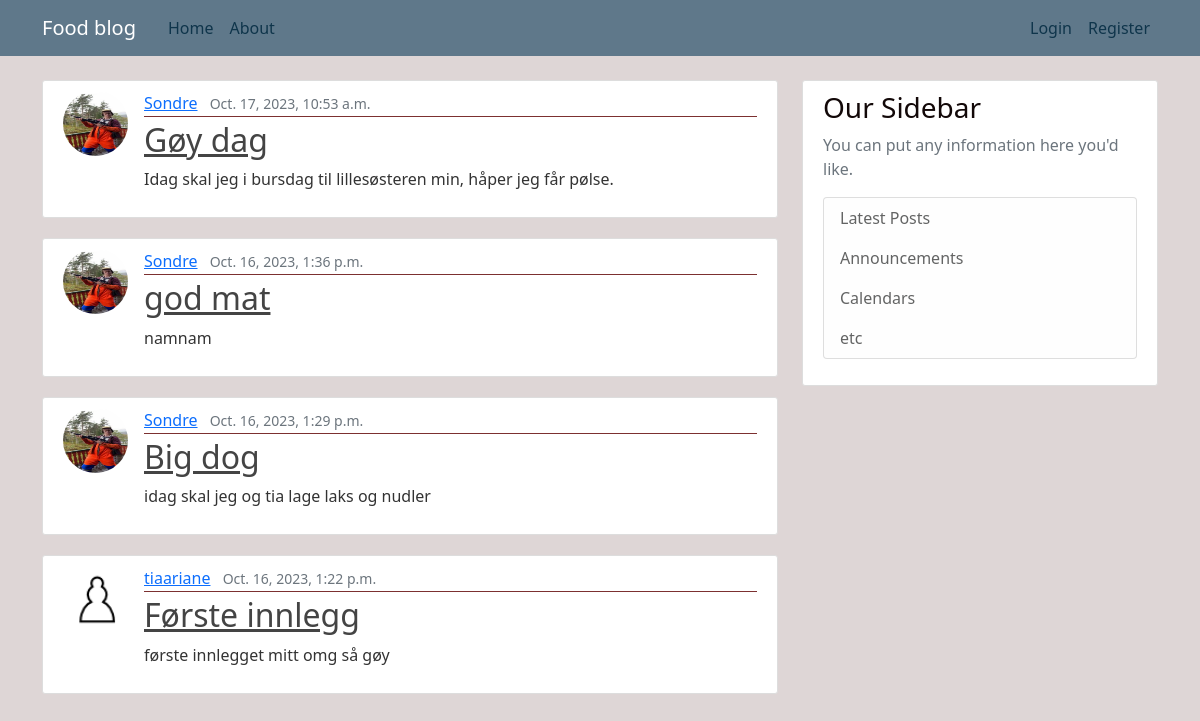
Before: / with the older database file.
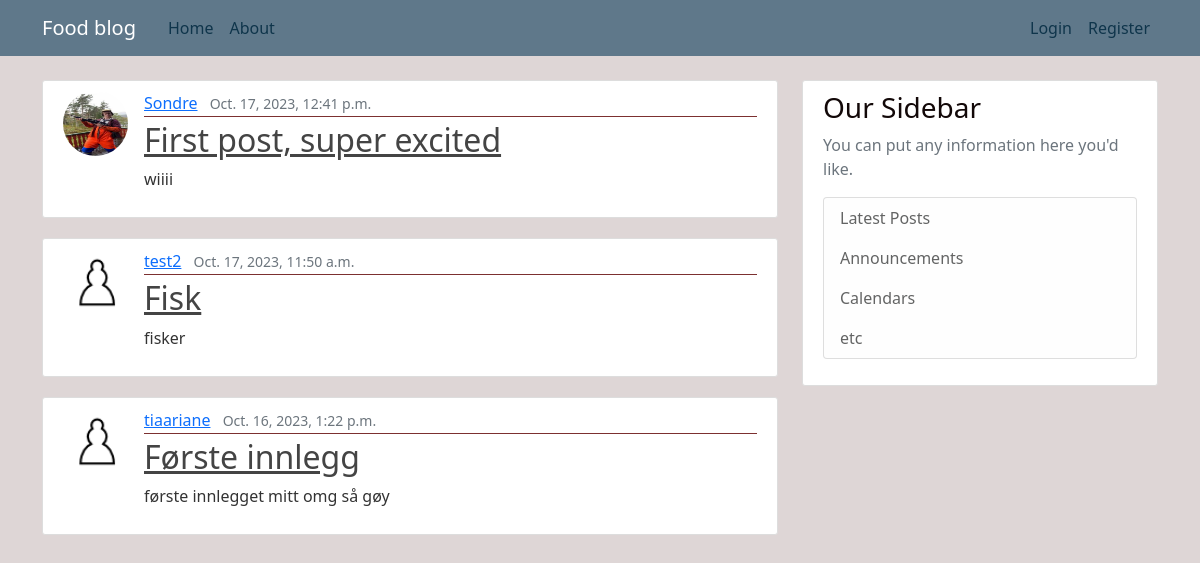
After: the same page with the newer database file.
### blog/models.py (models this page shows, shortened)
class Post(models.Model):
    title=models.CharField(max_length=100)
    content=models.TextField()
    created_at=models.DateTimeField(default=timezone.now)
    author=models.ForeignKey(User,on_delete=models.CASCADE)

### users/models.py (models this page shows, shortened)
class Profile(models.Model):
    user=models.OneToOneField(User,on_delete=models.CASCADE)
    image=models.ImageField(default='default.jpg',upload_to='profile_pics')

### blog/views.py (the view)
# urls.py: path('',PostListView.as_view(), name="blog-home"),
class PostListView(ListView):
    model=Post
    template_name="blog/home.html"
    context_object_name='posts'
    ordering=['-created_at']

### blog/templates/blog/home.html
{%extends "blog/base.html"%}
{%block content%}
    {%for post in posts%}
        <article class="media content-section">
            <img class="rounded-circle article-img " src="{{ post.author.profile.image.url }}">
            <div class="media-body">
            <div class="article-metadata">
                <a class="mr-2" href="#">{{ post.author }}</a>
                <small class="text-muted">{{ post.created_at }}</small>
            </div>
            <h2><a class="article-title" href="{% url 'post-detail' post.id %}">{{ post.title }}</a></h2>
            <p class="article-content">{{ post.content }}</p>
            </div>
        </article>
    {%endfor%}
{%endblock content%}

### blog/templates/blog/base.html (shortened to what this page needs)
{% load static %}
<!DOCTYPE html>
<html>
    <head>
        <link rel="stylesheet" href="https://cdn.jsdelivr.net/npm/bootstrap@4.3.1/dist/css/bootstrap.min.css">
        <link href="https://cdn.jsdelivr.net/npm/bootstrap@5.0.2/dist/css/bootstrap.min.css" rel="stylesheet">
        <link rel="stylesheet" type="text/css" href="{% static 'blog/main.css' %}">
    </head>
    <body>
        <header class="site-header">
            <nav class="navbar navbar-expand-md navbar-dark bg-steel fixed-top">
              <div class="container">
                <a class="navbar-brand mr-4" href="/">Food blog
                </a>
                <div class="collapse navbar-collapse" id="navbarToggle">
                  <div class="navbar-nav mr-auto">
                    <a class="nav-item nav-link" href="/">Home</a>
                    <a class="nav-item nav-link" href="/about">About</a>
                  </div>
                  <div class="navbar-nav">
                    {% if user.is_authenticated %}
                      <a class="nav-item nav-link" href="{% url 'post-create' %}">Create Post</a>
                      <a class="nav-item nav-link" href="{% url 'profile' %}">Profile</a>
                      <a class="nav-item nav-link" href="{% url 'logout' %}">Logout</a>
                    {% else %}
                      <a class="nav-item nav-link" href="{% url 'login' %}">Login</a>
                      <a class="nav-item nav-link" href="{% url 'register' %}">Register</a>
                    {% endif %}
                  </div>
                </div>
              </div>
            </nav>
        </header>
        <main role="main" class="container">
            <div class="row">
              <div class="col-md-8">
                {% block content %}{% endblock %}
              </div>
              <div class="col-md-4">
                <div class="content-section">
                  <h3>Our Sidebar</h3>
                  <p class='text-muted'>You can put any information here you'd like.
                    <ul class="list-group">
                      <li class="list-group-item list-group-item-light">Latest Posts</li>
                      <li class="list-group-item list-group-item-light">Announcements</li>
                      <li class="list-group-item list-group-item-light">Calendars</li>
                      <li class="list-group-item list-group-item-light">etc</li>
                    </ul>
                  </p>
                </div>
              </div>
            </div>
        </main>
    </body>
</html>

### blog/static/blog/main.css (style rules this page uses)
body { background: #ded6d6; color: #333333; margin-top: 5rem; }
h1, h2, h3, h4, h5, h6 { color: #120808; }
ul { margin: 0; }
.bg-steel { background-color: #5f788a; }
.site-header .navbar-nav .nav-link { color: #0f354b; }
.content-section { background: #ffffff; padding: 10px 20px; border: 1px solid #dddddd; border-radius: 3px; margin-bottom: 20px; }
.article-title { color: #444444; }
.article-content { white-space: pre-line; }
.article-img { height: 65px; width: 65px; margin-right: 16px; }
.article-metadata { padding-bottom: 1px; margin-bottom: 4px; border-bottom: 1px solid #7c3030 }

Changed rows visible on the page:
removed Post: author.profile.image (picture), author "Sondre", created_at "Oct. 17, 2023, 10:53 a.m.", title "Gøy dag", content "Idag skal jeg i bursdag til lillesøsteren min, håper jeg får pølse."
removed Post: author.profile.image (picture), author "Sondre", created_at "Oct. 16, 2023, 1:36 p.m.", title "god mat", content "namnam"
removed Post: author.profile.image (picture), author "Sondre", created_at "Oct. 16, 2023, 1:29 p.m.", title "Big dog", content "idag skal jeg og tia lage laks og nudler"
added Post: author.profile.image (picture), author "Sondre", created_at "Oct. 17, 2023, 12:41 p.m.", title "First post, super excited", content "wiiii"
added Post: author.profile.image (placeholder picture), author "test2", created_at "Oct. 17, 2023, 11:50 a.m.", title "Fisk", content "fisker"
